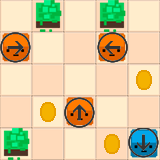

A 2D game scene composited from a Tiled map and its tileset images. What follows is a short description and the map's XML, with every tile layer's data as written:
An orthogonal 5x5 tile map with 32x32 px tiles, 4 tile layers (Floor, Scenery, Entities, IA), 4 tilesets and 1 object (LevelInfo).

<map version="1.0" orientation="orthogonal" renderorder="left-up" width="5" height="5" tilewidth="32" tileheight="32" nextobjectid="4">
 <tileset firstgid="1" name="Floor" tilewidth="32" tileheight="32" tilecount="64" columns="8">
  <image source="../../LevelEditor/Tilesets/Tileset_Floor.png" width="256" height="256" />
 </tileset>
 <tileset firstgid="65" name="Scenery" tilewidth="32" tileheight="32" tilecount="64" columns="8">
  <image source="../../LevelEditor/Tilesets/Tileset_Scenery.png" width="256" height="256" />
 </tileset>
 <tileset firstgid="129" name="Entities" tilewidth="32" tileheight="32" tilecount="64" columns="8">
  <image source="../../LevelEditor/Tilesets/Tileset_Entities.png" width="256" height="256" />
 </tileset>
 <tileset firstgid="193" name="IA" tilewidth="32" tileheight="32" tilecount="64" columns="8">
  <image source="../../LevelEditor/Tilesets/Tileset_IA.png" width="256" height="256" />
 </tileset>
 <layer name="Floor" width="5" height="5">
  <data>
   <tile gid="1" />
   <tile gid="2" />
   <tile gid="1" />
   <tile gid="2" />
   <tile gid="1" />
   <tile gid="2" />
   <tile gid="1" />
   <tile gid="2" />
   <tile gid="1" />
   <tile gid="2" />
   <tile gid="1" />
   <tile gid="2" />
   <tile gid="1" />
   <tile gid="2" />
   <tile gid="1" />
   <tile gid="2" />
   <tile gid="1" />
   <tile gid="2" />
   <tile gid="1" />
   <tile gid="2" />
   <tile gid="1" />
   <tile gid="2" />
   <tile gid="1" />
   <tile gid="2" />
   <tile gid="1" />
  </data>
 </layer>
 <layer name="Scenery" width="5" height="5">
  <data>
   <tile gid="0" />
   <tile gid="69" />
   <tile gid="0" />
   <tile gid="69" />
   <tile gid="0" />
   <tile gid="0" />
   <tile gid="0" />
   <tile gid="0" />
   <tile gid="0" />
   <tile gid="0" />
   <tile gid="0" />
   <tile gid="0" />
   <tile gid="0" />
   <tile gid="0" />
   <tile gid="0" />
   <tile gid="0" />
   <tile gid="0" />
   <tile gid="0" />
   <tile gid="0" />
   <tile gid="0" />
   <tile gid="69" />
   <tile gid="0" />
   <tile gid="0" />
   <tile gid="0" />
   <tile gid="0" />
  </data>
 </layer>
 <layer name="Entities" width="5" height="5">
  <data>
   <tile gid="0" />
   <tile gid="0" />
   <tile gid="0" />
   <tile gid="0" />
   <tile gid="0" />
   <tile gid="130" />
   <tile gid="0" />
   <tile gid="0" />
   <tile gid="130" />
   <tile gid="0" />
   <tile gid="0" />
   <tile gid="0" />
   <tile gid="0" />
   <tile gid="0" />
   <tile gid="131" />
   <tile gid="0" />
   <tile gid="131" />
   <tile gid="130" />
   <tile gid="0" />
   <tile gid="0" />
   <tile gid="0" />
   <tile gid="0" />
   <tile gid="0" />
   <tile gid="131" />
   <tile gid="129" />
  </data>
 </layer>
 <layer name="IA" width="5" height="5">
  <data>
   <tile gid="0" />
   <tile gid="0" />
   <tile gid="0" />
   <tile gid="0" />
   <tile gid="0" />
   <tile gid="193" />
   <tile gid="0" />
   <tile gid="0" />
   <tile gid="195" />
   <tile gid="0" />
   <tile gid="0" />
   <tile gid="0" />
   <tile gid="0" />
   <tile gid="0" />
   <tile gid="0" />
   <tile gid="0" />
   <tile gid="0" />
   <tile gid="194" />
   <tile gid="0" />
   <tile gid="0" />
   <tile gid="0" />
   <tile gid="0" />
   <tile gid="0" />
   <tile gid="0" />
   <tile gid="196" />
  </data>
 </layer>
 <objectgroup name="LevelInfo">
  <object id="1" name="LevelInfo" x="0" y="0" width="32" height="32">
   <properties>
    <property name="2Star" type="int" value="1" />
    <property name="3Star" type="int" value="0" />
    <property name="Energy" type="int" value="7" />
    <property name="ExcuseMe" type="bool" value="false" />
    <property name="Hello" type="bool" value="false" />
   </properties>
  </object>
 </objectgroup>
</map>